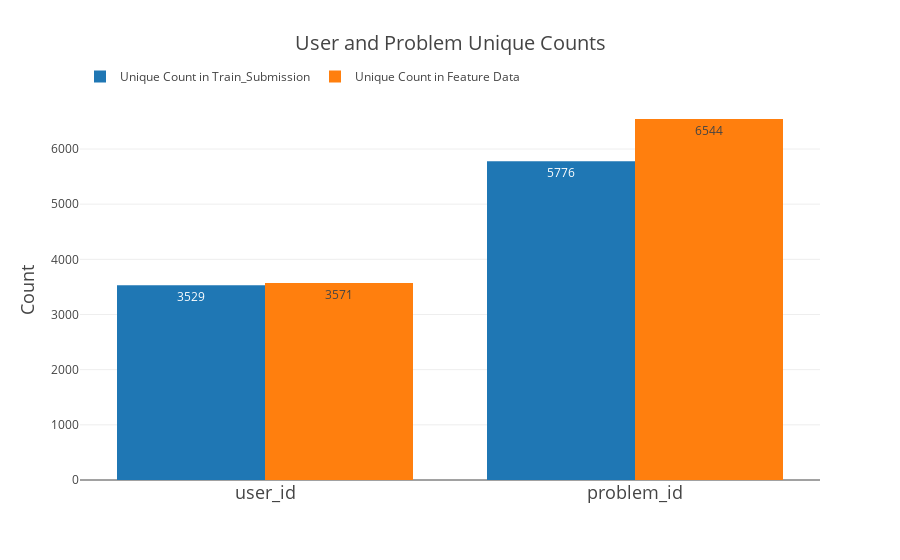

Source (notebook cell):
### Markdown cell above
### How many unique users and problems are there?

### Code cell
trace1 = go.Bar(
    name = 'Unique Count in Train_Submission',
    x=['user_id', 'problem_id'],
    y=[submissions.user_id.nunique(), submissions.problem_id.nunique()],
    text=[submissions.user_id.nunique(), submissions.problem_id.nunique()],
    textposition='auto')

trace2 = go.Bar(
    name = 'Unique Count in Feature Data',
    x=['user_id', 'problem_id'],
    y=[users.user_id.nunique(), problems.problem_id.nunique()],
    text=[users.user_id.nunique(), problems.problem_id.nunique()],
    textposition='auto')

bar_layout = go.Layout(
    title='User and Problem Unique Counts',
    titlefont = dict(size=20),
    xaxis=dict(
        tickfont=dict(
            size=18
        ),
    ),
    yaxis=dict(
        title='Count',
        titlefont=dict(
            size=18
        )
    ),
    barmode='group',
    legend=dict(
        orientation='h',
        y=1.1)
)

fig = go.Figure(data=[trace1, trace2], layout=bar_layout)

iplot(fig, filename='attempts_range histogram')

### Figure 1 — Plotly figure (JSON) as saved in the notebook; plotly's stock layout.template omitted (floating-point values rounded to 4 significant figures)
{"data": [{"name": "Unique Count in Train_Submission", "text": ["3529", "5776"], "textposition": "auto", "type": "bar", "uid": "027b395a-5f2b-11e9-a553-e442a6f8adc3", "x": ["user_id", "problem_id"], "y": [3529, 5776]}, {"name": "Unique Count in Feature Data", "text": ["3571", "6544"], "textposition": "auto", "type": "bar", "uid": "027b395b-5f2b-11e9-935d-e442a6f8adc3", "x": ["user_id", "problem_id"], "y": [3571, 6544]}], "layout": {"barmode": "group", "legend": {"orientation": "h", "y": 1.1}, "title": "User and Problem Unique Counts", "titlefont": {"size": 20}, "xaxis": {"tickfont": {"size": 18}}, "yaxis": {"title": "Count", "titlefont": {"size": 18}}}}
